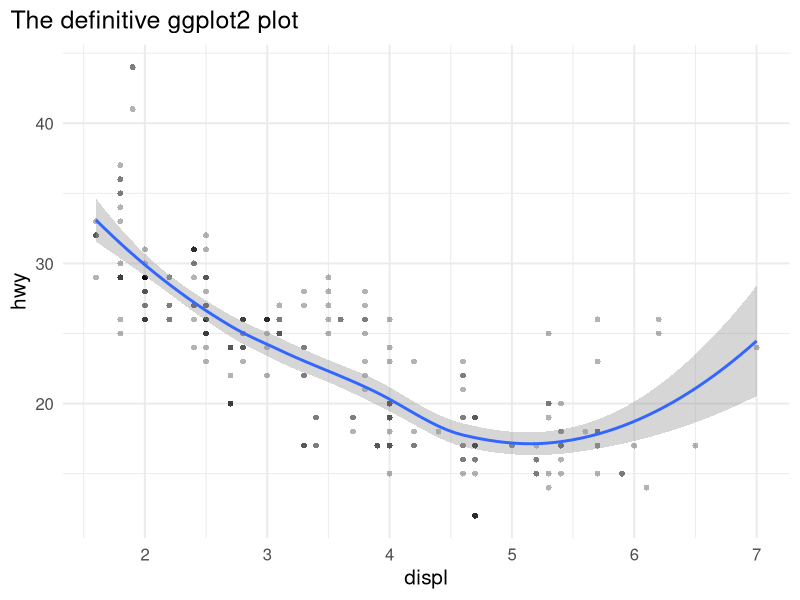
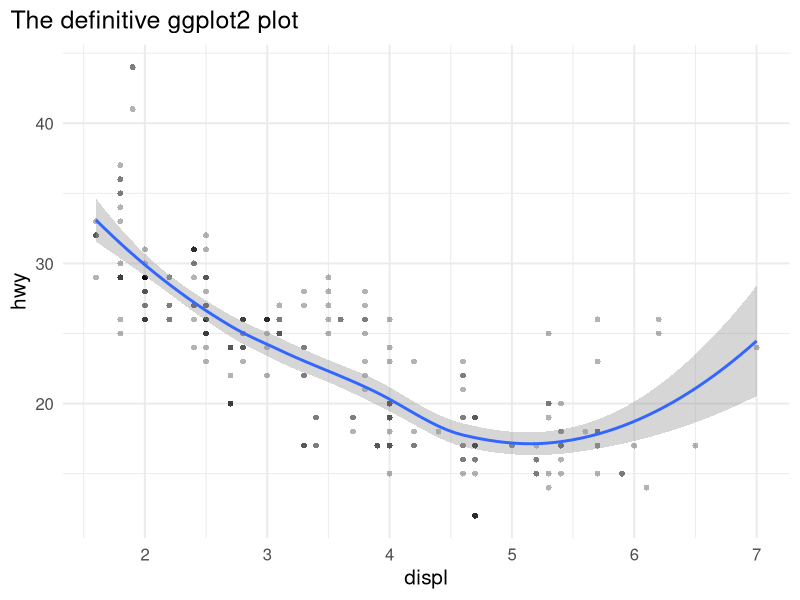

Recreate these plots in R, in order.
library(tidyverse)
ggplot(mpg, aes(displ, hwy)) +
  geom_point(alpha = 0.3, stroke = 0, size = 2) +
  geom_smooth() +
  theme_minimal(base_size = 15) +
  labs(title = "The definitive ggplot2 plot") +
  theme(plot.title.position = "plot")

ggsave(here::here("plots", "ggplot-example.pdf"),
       dpi = 600, 
       width = 6.5, 
       height = 6.5)
